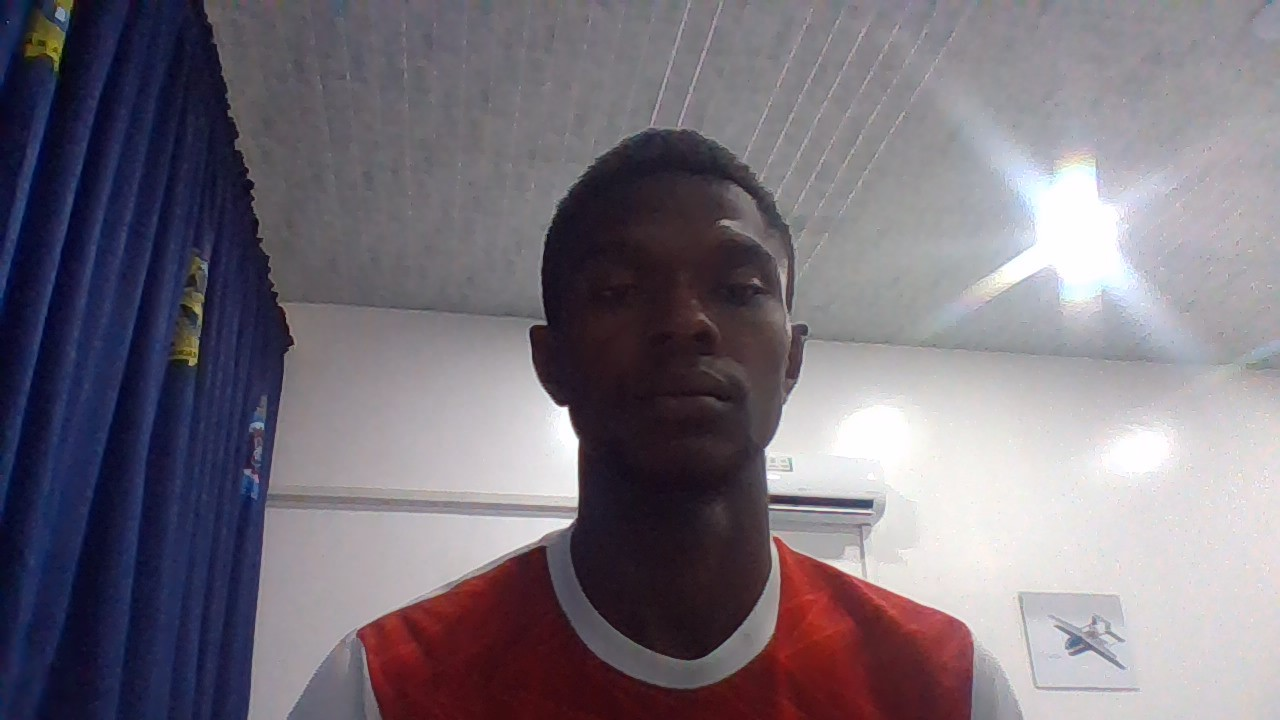
%> input picture tobi.jpg, 1280 x 720 px
$ octave jpegcompressor.m   (GNU Octave 9; MATLAB toolbox functions it lacks are replaced by stand-ins)
%> lines starting %> are read from the running program, lines starting %| are printed output that depends on the picture
% Read the grayscale image
img = imread('tobi.jpg');
%> img is the input picture: size 720x1280x3 uint8; mean R, G, B 119.5, 112.7, 123.1
gray_img = rgb2gray(img);
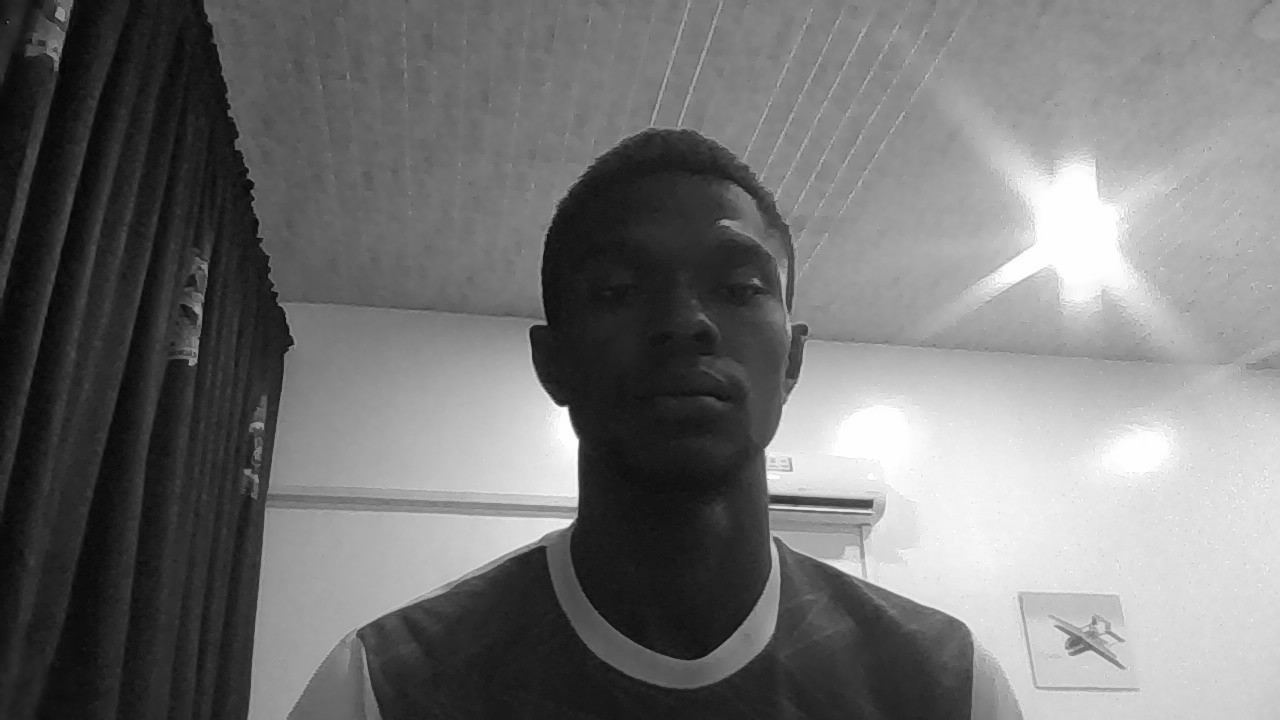
%> gray_img: size 720x1280 uint8; min 2, max 255, mean 115.9

% Convert image to double precision for DCT
img_double = double(gray_img);

% Define the block size
block_size = 8;

% Create a DCT matrix
dct_matrix = dctmtx(block_size);

% Create a function handle for DCT and inverse DCT
dct = @(block_struct) dct_matrix * block_struct.data * dct_matrix';
idct = @(block_struct) dct_matrix' * block_struct.data * dct_matrix;

% Apply DCT to each block
dct_img = blockproc(img_double, [block_size block_size], dct);
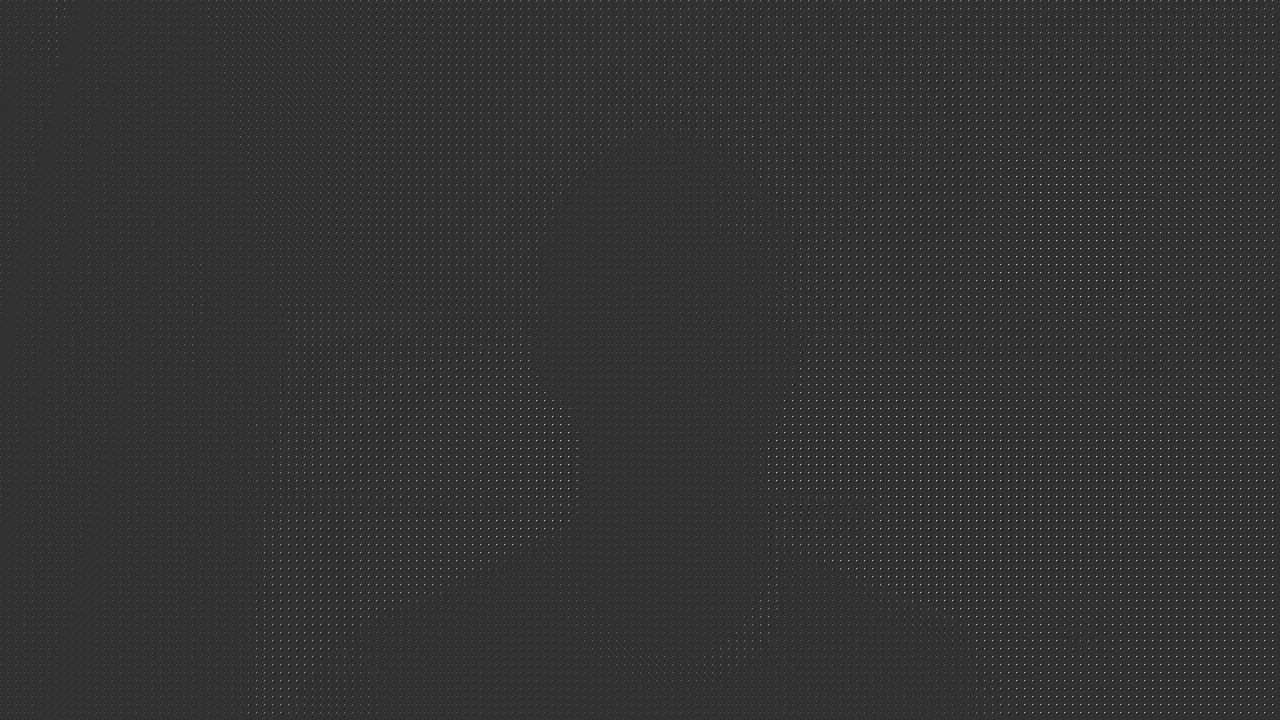
%> dct_img: size 720x1280 double; min -490.2, max 2033, mean 14.5; drawn with min black and max white

% Quantization matrix for luminance
Q = [16 11 10 16 24 40 51 61;
     12 12 14 19 26 58 60 55;
     14 13 16 24 40 57 69 56;
     14 17 22 29 51 87 80 62;
     18 22 37 56 68 109 103 77;
     24 35 55 64 81 104 113 92;
     49 64 78 87 103 121 120 101;
     72 92 95 98 112 100 103 99];

quant_dct_img = blockproc(dct_img, [block_size block_size], @(block_struct) round(block_struct.data ./ Q));

dequant_dct_img = blockproc(quant_dct_img, [block_size block_size], @(block_struct) block_struct.data .* Q);

reconstructed_img = blockproc(dequant_dct_img, [block_size block_size], idct);

reconstructed_img = uint8(reconstructed_img);
%> reconstructed_img: size 720x1280 uint8

figure;
subplot(1, 2, 1);
imshow(gray_img);
title('Original Grayscale Image');

subplot(1, 2, 2);
imshow(reconstructed_img);
title('Reconstructed Image after JPEG Compression');
